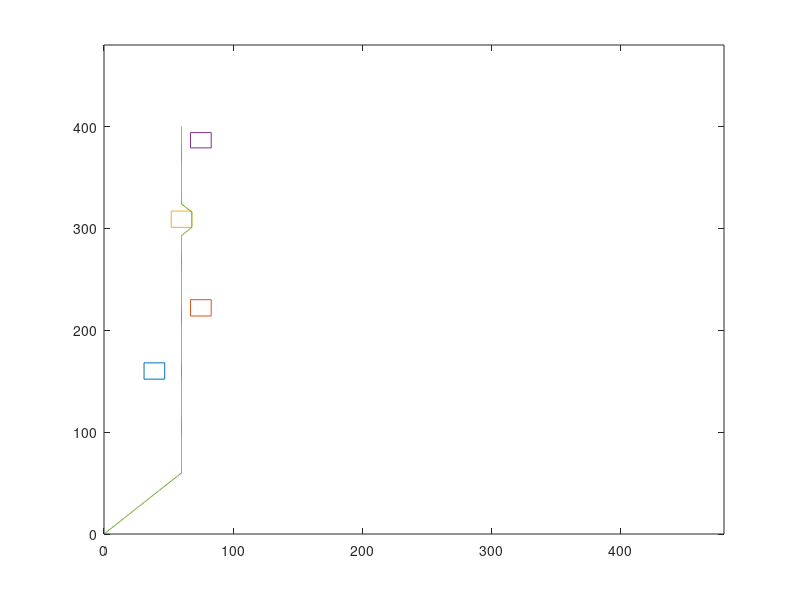

Write MATLAB code to recreate this figure.
barrel_1_start_x = 31;
barrel_1_end_x = 47;
barrel_1_start_y = 152;
barrel_1_end_y = 168;
barrel_2_start_x = 67;
barrel_2_end_x = 83;
barrel_2_start_y = 214;
barrel_2_end_y = 230;
barrel_3_start_x = 52;
barrel_3_end_x = 68;
barrel_3_start_y = 301;
barrel_3_end_y = 317;
barrel_4_start_x = 67;
barrel_4_end_x = 83;
barrel_4_start_y = 379;
barrel_4_end_y = 394;

b1_X = [barrel_1_start_x, barrel_1_end_x, barrel_1_end_x, barrel_1_start_x, barrel_1_start_x];
b1_Y = [barrel_1_start_y, barrel_1_start_y, barrel_1_end_y, barrel_1_end_y, barrel_1_start_y];
b2_X = [barrel_2_start_x, barrel_2_end_x, barrel_2_end_x, barrel_2_start_x, barrel_2_start_x];
b2_Y = [barrel_2_start_y, barrel_2_start_y, barrel_2_end_y, barrel_2_end_y, barrel_2_start_y];
b3_X = [barrel_3_start_x, barrel_3_end_x, barrel_3_end_x, barrel_3_start_x, barrel_3_start_x];
b3_Y = [barrel_3_start_y, barrel_3_start_y, barrel_3_end_y, barrel_3_end_y, barrel_3_start_y];
b4_X = [barrel_4_start_x, barrel_4_end_x, barrel_4_end_x, barrel_4_start_x, barrel_4_start_x];
b4_Y = [barrel_4_start_y, barrel_4_start_y, barrel_4_end_y, barrel_4_end_y, barrel_4_start_y];

X_point = [];
Y_point = [];
data_point = dlmread('result.txt');

for j = 1:400
	X_point(j) = data_point(j,1);
	Y_point(j) = data_point(j,2);
end

plot(b1_X, b1_Y, b2_X, b2_Y, b3_X, b3_Y, b4_X, b4_Y, X_point, Y_point);
xlim([0, 480]);
ylim([0, 480]);


